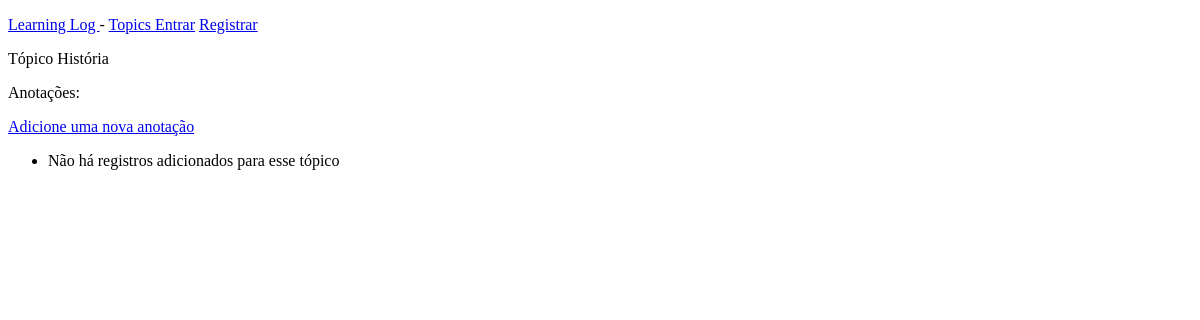
The page /topic/8/ on the database as committed earlier.
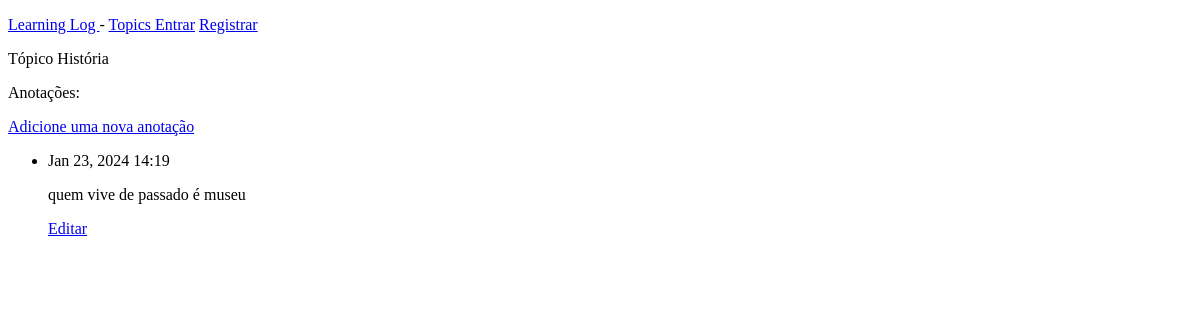
The same page on the database as committed later.
### learning_logs/models.py (models this page shows, shortened)
class Entry(models.Model):
    topic = models.ForeignKey(Topic, on_delete=models.CASCADE)
    descricao = models.TextField()
    data_added = models.DateTimeField(auto_now_add=True)
    class Meta:
        verbose_name_plural = 'entries'

### learning_logs/views.py (the view)
# urls.py: path('topic/<topic_id>/', views.topic, name='topic'),
def topic(request, topic_id):
    topic = Topic.objects.get(id = topic_id)
    entries = topic.entry_set.order_by('-data_added')
    context = {'topic': topic, 'entries': entries}
    return render(request, 'learning_logs/topic.html', context)

### learning_logs/models.py (called while the page is built)
    def __str__(self):
        return self.text

### learning_logs/templates/learning_logs/topic.html (shortened to what this page needs)
<!DOCTYPE html>
<html lang="en">
<head>
</head>
<body>
    {% extends "learning_logs/base.html" %}
    {% block content %}
        <p>Tópico {{topic}}</p>
        <p>Anotações:</p>
        <p>
            <a href="{% url 'new_entry' topic.id %}">Adicione uma nova anotação</a>
        </p>
        <ul>
            {% for entry in entries %}
                <li>
                    <p>{{entry.data_added | date:'M d, Y H:i'}}</p>
                    <p>{{entry.descricao | linebreaks}}</p>
                    <p>
                        <a href="{% url 'edit_entry' entry.id %}">Editar</a>
                    </p>
                </li>
            {% empty %}
                <li>Não há registros adicionados para esse tópico</li>
            {% endfor %}
        </ul>
    {% endblock content %}

Rows that differ between the two databases and show on the page:
added Entry: data_added "Jan 23, 2024 14:19", descricao "quem vive de passado é museu"
Other text that changed with them:
text no longer shown: "Não há registros adicionados para esse tópico"
